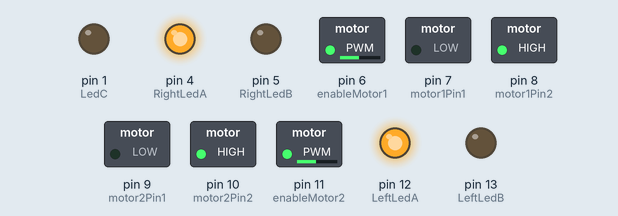
Bench run of a sketch on a simulated Arduino Uno, built with avr-gcc and run on an emulated ATmega328P. On the bench: switched loads named in the sketch (green lamp = pin HIGH), output pins drawn as LEDs (lit = HIGH).

Above: at 0.05 s.
At 0.75 s:
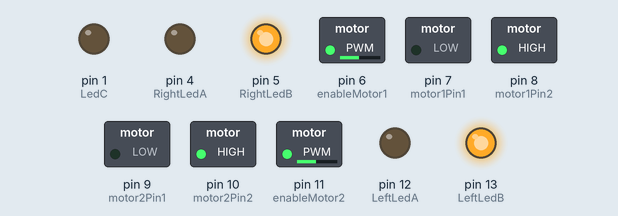
At 1.45 s:
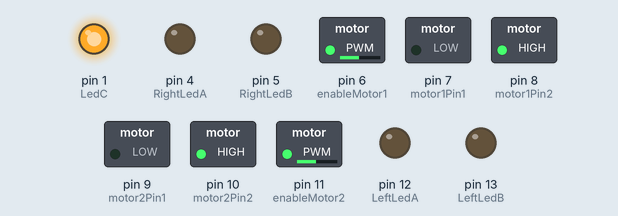
At 3.75 s:
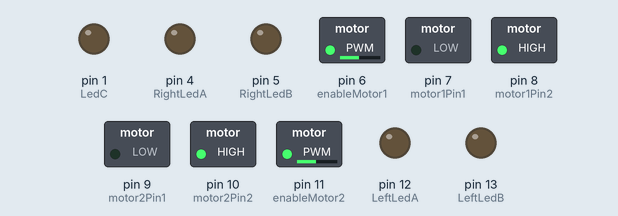
At 5.25 s:
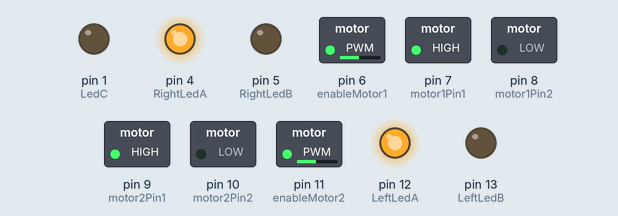
At 7.55 s:
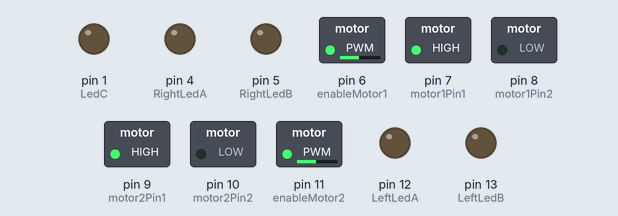
Timing chart, 0 to 8.7 s (numbered marks = the images above):
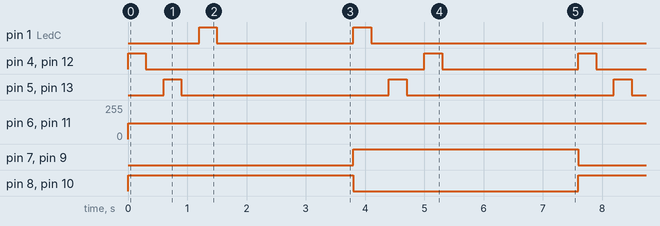

The sketch:

SpeedBD.ino
```cpp
const int LedC = 1, LeftLedA = 12, RightLedA = 4, LeftLedB = 13, RightLedB = 5;

const int motor1Pin1 = 7;
const int motor1Pin2 = 8;
const int enableMotor1 = 6;

const int motor2Pin1 = 9;
const int motor2Pin2 = 10;
const int enableMotor2 = 11;

void setup() {
  pinMode(motor1Pin1, OUTPUT);  //LEFT MOTOR
  pinMode(motor1Pin2, OUTPUT);
  pinMode(enableMotor1, OUTPUT);

  pinMode(motor2Pin1, OUTPUT);   //RIGHT MOTOR
  pinMode(motor2Pin2, OUTPUT);
  pinMode(enableMotor2, OUTPUT);

  pinMode(LedC, OUTPUT);
  pinMode(LeftLedA, OUTPUT);
  pinMode(RightLedA, OUTPUT);
  pinMode(LeftLedB, OUTPUT);
  pinMode(RightLedB, OUTPUT);
}

void loop() {

  Go();
  LedFwd();
  delay(2000);
  Reverse();
  LedBck();
  delay(2000);
}

void LedFwd(){

  digitalWrite(LeftLedA, HIGH);
  digitalWrite(RightLedA, HIGH);
  delay(300);
  digitalWrite(LeftLedA, LOW);
  digitalWrite(RightLedA, LOW);
  delay(300);

  digitalWrite(LeftLedB, HIGH);
  digitalWrite(RightLedB, HIGH);
  delay(300);
  digitalWrite(LeftLedB, LOW);
  digitalWrite(RightLedB, LOW);
  delay(300);

  digitalWrite(LedC, HIGH);
  delay(300);
  digitalWrite(LedC, LOW);
  delay(300);
}

void LedBck(){

  digitalWrite(LedC, HIGH);
  delay(300);
  digitalWrite(LedC, LOW);
  delay(300);

  digitalWrite(LeftLedB, HIGH);
  digitalWrite(RightLedB, HIGH);
  delay(300);
  digitalWrite(LeftLedB, LOW);
  digitalWrite(RightLedB, LOW);
  delay(300);

  digitalWrite(LeftLedA, HIGH);
  digitalWrite(RightLedA, HIGH);
  delay(300);
  digitalWrite(LeftLedA, LOW);
  digitalWrite(RightLedA, LOW);
  delay(300);
}

void Go(){

  // Left motor reverse
  digitalWrite(motor1Pin1, LOW);
  digitalWrite(motor1Pin2, HIGH);
  analogWrite(enableMotor1, 120);

  // Right Motor reverse
  digitalWrite(motor2Pin1, LOW);
  digitalWrite(motor2Pin2, HIGH);
  analogWrite(enableMotor2, 120);
}

void Reverse(){

  // Left motor forward
  digitalWrite(motor1Pin1, HIGH);
  digitalWrite(motor1Pin2, LOW);
  analogWrite(enableMotor1, 120);

  // Right Motor forward
  digitalWrite(motor2Pin1, HIGH);
  digitalWrite(motor2Pin2, LOW);
  analogWrite(enableMotor2, 120);
}
```

Measured:
- by itself, pin 1 (LedC): repeats every 7.6 s: LOW 2.3 s, HIGH 0.30 s, LOW 4.7 s, HIGH 0.30 s
- by itself, pin 4 (RightLedA), pin 12 (LeftLedA): repeats every 7.6 s: LOW 4.7 s, HIGH 0.30 s, LOW 2.3 s, HIGH 0.30 s
- by itself, pin 5 (RightLedB), pin 13 (LeftLedB): alternates HIGH for 0.30 s and LOW for 3.5 s
- by itself, pin 6 (enableMotor1), pin 11 (enableMotor2): 0/255 → 120/255 at 0.00 s
- by itself, pin 7 (motor1Pin1), pin 8 (motor1Pin2), pin 9 (motor2Pin1), pin 10 (motor2Pin2): alternates HIGH for 3.8 s and LOW for 3.8 s
